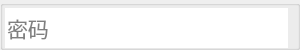
<?xml version="1.0" encoding="UTF-8"?>
<ui version="4.0">
 <class>XPasswordLineEdit</class>
 <widget class="QWidget" name="XPasswordLineEdit">
  <property name="geometry">
   <rect>
    <x>0</x>
    <y>0</y>
    <width>300</width>
    <height>50</height>
   </rect>
  </property>
  <property name="minimumSize">
   <size>
    <width>300</width>
    <height>50</height>
   </size>
  </property>
  <property name="maximumSize">
   <size>
    <width>300</width>
    <height>50</height>
   </size>
  </property>
  <property name="windowTitle">
   <string>XPasswordLineEdit</string>
  </property>
  <layout class="QHBoxLayout" name="horizontalLayout_2">
   <property name="spacing">
    <number>0</number>
   </property>
   <property name="leftMargin">
    <number>0</number>
   </property>
   <property name="topMargin">
    <number>0</number>
   </property>
   <property name="rightMargin">
    <number>0</number>
   </property>
   <property name="bottomMargin">
    <number>0</number>
   </property>
   <item>
    <widget class="QGroupBox" name="groupBoxBG">
     <layout class="QHBoxLayout" name="horizontalLayout_3">
      <property name="spacing">
       <number>0</number>
      </property>
      <property name="leftMargin">
       <number>2</number>
      </property>
      <property name="topMargin">
       <number>2</number>
      </property>
      <property name="rightMargin">
       <number>2</number>
      </property>
      <property name="bottomMargin">
       <number>2</number>
      </property>
      <item>
       <layout class="QHBoxLayout" name="horizontalLayout">
        <property name="spacing">
         <number>0</number>
        </property>
        <item>
         <widget class="QLineEdit" name="EditPassword">
          <property name="minimumSize">
           <size>
            <width>200</width>
            <height>40</height>
           </size>
          </property>
          <property name="maximumSize">
           <size>
            <width>300</width>
            <height>40</height>
           </size>
          </property>
          <property name="font">
           <font>
            <pointsize>16</pointsize>
           </font>
          </property>
          <property name="inputMask">
           <string/>
          </property>
          <property name="frame">
           <bool>false</bool>
          </property>
          <property name="echoMode">
           <enum>QLineEdit::Password</enum>
          </property>
          <property name="placeholderText">
           <string>密码</string>
          </property>
         </widget>
        </item>
        <item>
         <widget class="QLabel" name="label">
          <property name="text">
           <string/>
          </property>
          <property name="pixmap">
           <pixmap resource="../illidanQT.qrc">:/LoginPage/Resources/pass-lock.png</pixmap>
          </property>
          <property name="margin">
           <number>10</number>
          </property>
         </widget>
        </item>
       </layout>
      </item>
     </layout>
    </widget>
   </item>
  </layout>
 </widget>
 <layoutdefault spacing="6" margin="11"/>
 <resources>
  <include location="../illidanQT.qrc"/>
 </resources>
 <connections/>
</ui>
